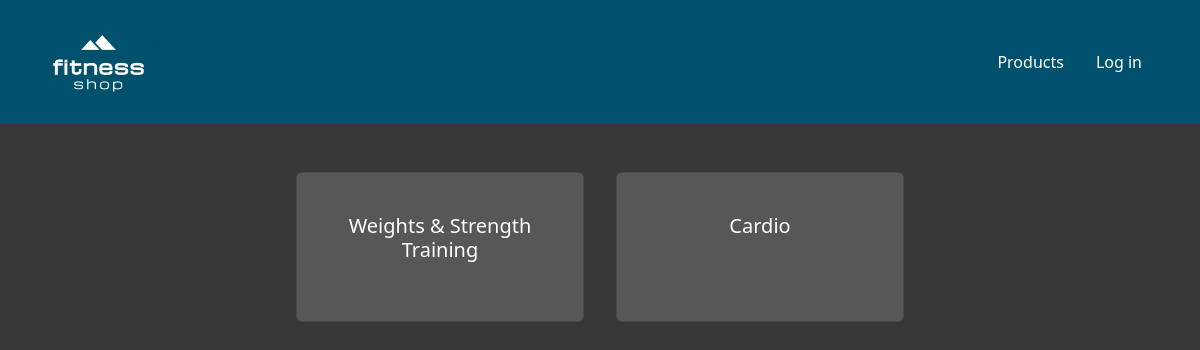
Page /categories/ on the committed database.
### ApplikacijaZaSportskaOpremaApp/models.py (models this page shows, shortened)
class Category(models.Model):
    categoryName = models.CharField(max_length=50)

### ApplikacijaZaSportskaOpremaApp/views.py (the view)
# urls.py: path('categories/', categories, name="categories"),
def categories(request):
    queryset = Category.objects.all()
    context = {"categories": queryset}
    return render(request, "categories.html", context=context)

### templates/categories.html (shortened to what this page needs)
<!DOCTYPE html>
<html lang="en">
<head>
    <link href="https://cdn.jsdelivr.net/npm/bootstrap@5.3.1/dist/css/bootstrap.min.css" rel="stylesheet">
</head>
<body style="background-color: #373737">
{% load static %}
{% include 'navbar.html' %}
<div class="card-group text-center">
    <div class="row" style="margin: auto">
    {% for kategorija in categories %}
                <div class="card m-3 mt-5 text-white" style="width: 18rem; height: 150px; background-color: #575757;">
                <a href="{% url 'products' kategorija.id %}" style="text-decoration: none; color: white">
                    <div class="card-body" style="margin-top: 25px">
                        <h5 class="card-title">{{kategorija.categoryName}}</h5>
                    </div>
                </a>
                </div>
    {% endfor %}
    </div>
</div>
</body>
</html>

### rows in the picture
Category: categoryName "Weights & Strength Training"
Category: categoryName "Cardio"
